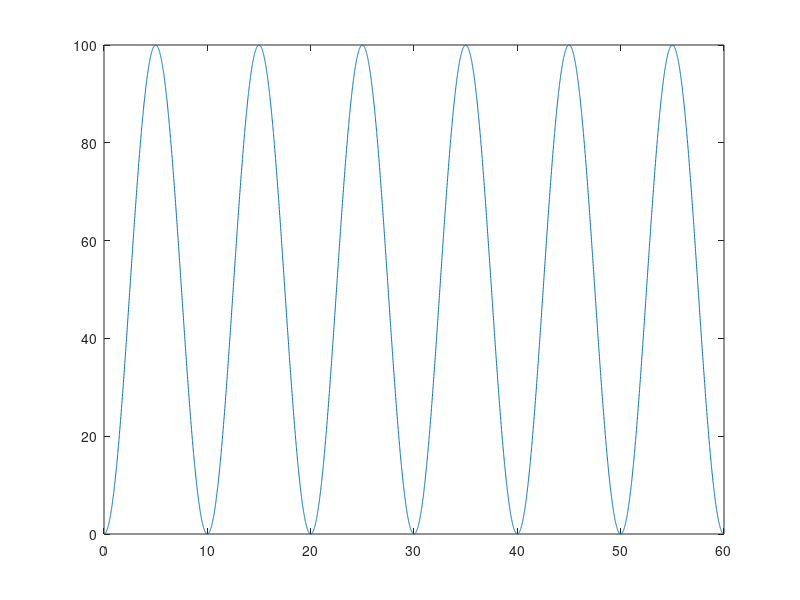

Reproduce this figure in MATLAB. (Note: this script raises an error after producing the figure.)
% Log-log scale.

clear all;
addpath('../lib');

%% lets plot 3 cycles of 50Hz AC voltage
f = 50;
Vm = 10;
phi = 0;

% generate the signal
t = [0:0.00001:3/f];
th = 2*pi*f*t;
v = Vm*sin(th+phi);
vsqr = v.^2;

figure;
plot(t*1E3, vsqr);

%% settings
plt = Plot();
plt.XLabel = 'Time, t (ms)'; % xlabel
plt.YLabel = 'Voltage, V (V)'; %ylabel
plt.YScale = 'log'; % 'linear' or 'log'
plt.XScale = 'log'; % 'linear' or 'log'
plt.YLim = [1E-3, 1E3]; % [min, max]
plt.YTick = [1E-3, 1E-1, 1E1, 1E3]; %[tick1, tick2, .. ]
plt.YGrid = 'on'; % 'on' or 'off'
plt.XGrid = 'on'; % 'on' or 'off'

% Save? comment the following line if you do not want to save
plt.export('plotSimpleLogLog.eps'); 
    